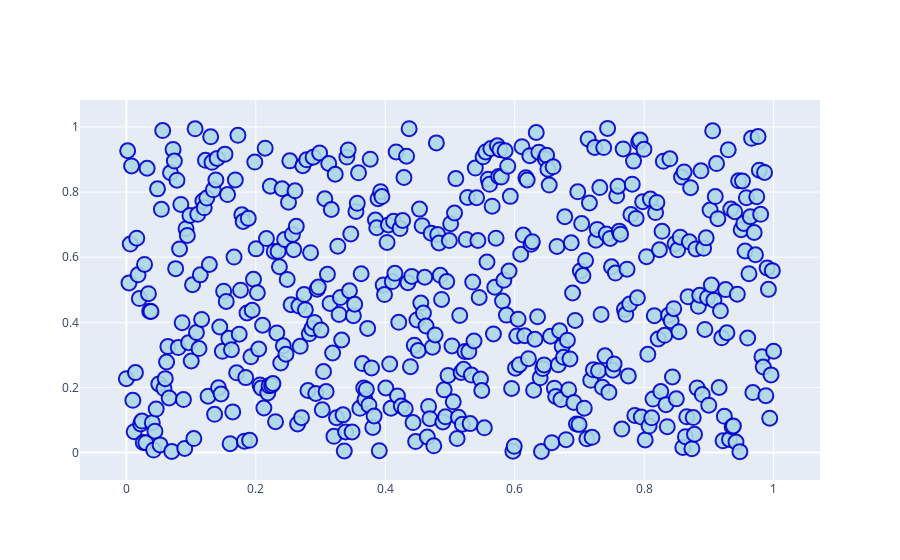

Source (notebook cell):
### Code cell
"""Write a program to draw a scatter plot for random 500 x and y coordinates and style it"""
from plotly.offline import iplot
import numpy as np
import plotly.graph_objs as go

x=np.linspace(0,1,500)
y=np.random.rand(500)

trace=go.Scatter(
x=x,
y=y,
mode='markers',
marker=dict(color='LightBlue',size=15, opacity=0.9,line=dict(color='MediumBlue',width=2))
)
data=[trace]
figure=go.Figure(data=data)
iplot(figure)

### Figure 1 — Plotly figure (JSON) as saved in the notebook; plotly's stock layout.template omitted (floating-point values rounded to 4 significant figures; data arrays with more than 128 entries replaced by an {"elided": "..."} marker saying what was removed)
{"data": [{"marker": {"color": "LightBlue", "line": {"color": "MediumBlue", "width": 2}, "opacity": 0.9, "size": 15}, "mode": "markers", "type": "scatter", "x": {"elided": "500 float values"}, "y": {"elided": "500 float values"}}], "layout": {}}
